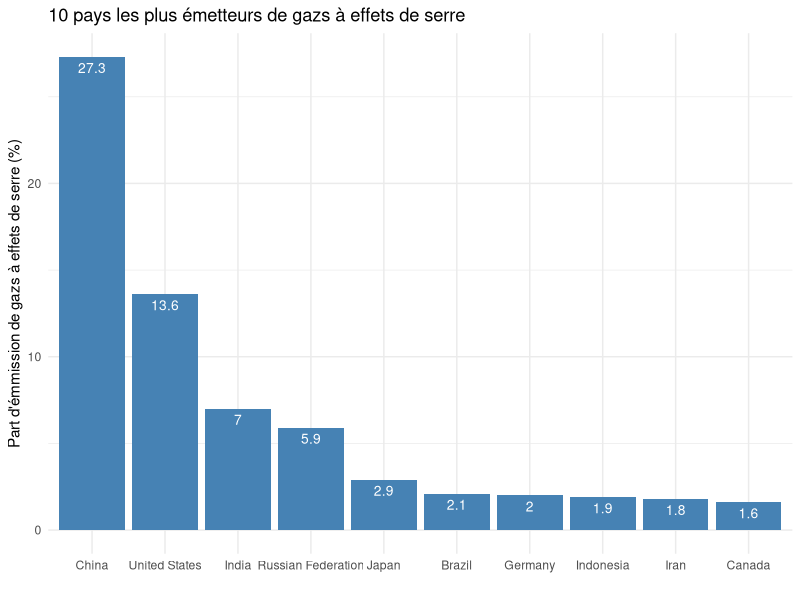

This figure's R source: (Note: this script raises an error after producing the figure.)
library(tidyverse)
library(ggplot2)
library(dplyr)

temporel3<-read.csv("temporel3.csv",header=T,sep=";")
temporel<-read.csv("temporel.csv",header=T,sep=";")
GES<-read.csv("GES1.csv", header = T, sep=";")

test<-read.csv("GES3.csv", header = T, sep=";")

# graphique 1 : proportions mondiales d'émmissions de CO2 par pays 

GES %>% 
  mutate(tot = CO2_2016+CH4_2016) %>% 
  mutate(prop = round(((tot/sum(tot)) * 100),1)) %>%
  arrange(desc(prop)) %>%
  slice(1:10) %>%
  ggplot() +
  aes(x=reorder(Country,(-prop)), y=prop) +
  geom_bar(stat="identity", fill ="steelblue") +
  ggtitle("10 pays les plus émetteurs de gazs à effets de serre") +
  xlab("") +
  ylab("Part d'émmission de gazs à effets de serre (%)") +
  geom_text(aes(label=prop), vjust=1.6, color="white", size=3.5)+
  theme_minimal() 
  

# Classement des pays les plus émetteurs de CO2 (t/hab) par ordre décroissant en 2016

CO2tot_2016<-temporel3 %>% filter(Annee=="2016")

graphgen<-CO2tot_2016 %>% 
  ggplot(aes(fct_rev(fct_reorder(Country.Name,
                                 TOTAL)),TOTAL))+
  geom_bar(stat = 'identity',color="pink")+ 
  labs(x='country',hjust=0.9)+
  theme(axis.text.x = element_text(face="bold", color="#993333", size=9, angle=90))+
  labs(y='CO2 (t/hab)',hjust=0.9)+
labs(title='Classement des pays les plus émetteurs de CO2 par ordre décroissant en 2016')

graphgen


# Evolution des émissions de CO2 (t/hab) selon le pays depuis 1970
temporel%>% filter(Country.Name==c("United States","France","Russia","China",
                                    "Germany","Korea","Saudi Arabia")) %>% 
  ggplot()+
  aes(x=Annee,y=TOTAL,color=Country.Name)+
  geom_line(size=1)+
  scale_x_continuous()+
  ylim(0,31)+
  ggtitle('Évolution  des émissions de CO2 par pays') +  
  xlab("année") + ylab("émissions de CO2 t/ hab") 
